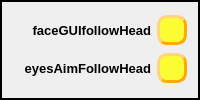
           <widget class="QFrame" name="frame_66">
            <property name="frameShape">
             <enum>QFrame::WinPanel</enum>
            </property>
            <property name="frameShadow">
             <enum>QFrame::Plain</enum>
            </property>
            <layout class="QGridLayout" name="gridLayout_72">
             <item row="0" column="0">
              <widget class="QLabel" name="label_37">
               <property name="font">
                <font>
                 <pointsize>10</pointsize>
                 <weight>75</weight>
                 <bold>true</bold>
                </font>
               </property>
               <property name="text">
                <string>faceGUIfollowHead</string>
               </property>
               <property name="alignment">
                <set>Qt::AlignRight|Qt::AlignTrailing|Qt::AlignVCenter</set>
               </property>
              </widget>
             </item>
             <item row="0" column="1">
              <widget class="QPushButton" name="CTRL_faceGUIfollowHead">
               <property name="minimumSize">
                <size>
                 <width>30</width>
                 <height>30</height>
                </size>
               </property>
               <property name="maximumSize">
                <size>
                 <width>30</width>
                 <height>30</height>
                </size>
               </property>
               <property name="styleSheet">
                <string notr="true">QPushButton{
background-color: rgba(255, 255, 0, 200);
border-style: outset;
border-width: 3px;
border-radius: 10px;
border-color: rgb(255, 170, 0);
}
QPushButton:hover{
background-color:rgba(0,0,200,60); 
color: black;}
QPushButton:checked{
background-color: rgba(0,255, 0 ,200);
border-style: inset; }

</string>
               </property>
               <property name="text">
                <string/>
               </property>
              </widget>
             </item>
             <item row="1" column="0">
              <widget class="QLabel" name="label_38">
               <property name="font">
                <font>
                 <pointsize>10</pointsize>
                 <weight>75</weight>
                 <bold>true</bold>
                </font>
               </property>
               <property name="text">
                <string>eyesAimFollowHead</string>
               </property>
               <property name="alignment">
                <set>Qt::AlignRight|Qt::AlignTrailing|Qt::AlignVCenter</set>
               </property>
              </widget>
             </item>
             <item row="1" column="1">
              <widget class="QPushButton" name="CTRL_eyesAimFollowHead">
               <property name="minimumSize">
                <size>
                 <width>30</width>
                 <height>30</height>
                </size>
               </property>
               <property name="maximumSize">
                <size>
                 <width>30</width>
                 <height>30</height>
                </size>
               </property>
               <property name="styleSheet">
                <string notr="true">QPushButton{
background-color: rgba(255, 255, 0, 200);
border-style: outset;
border-width: 3px;
border-radius: 10px;
border-color: rgb(255, 170, 0);
}
QPushButton:hover{
background-color:rgba(0,0,200,60); 
color: black;}
QPushButton:checked{
background-color: rgba(0,255, 0 ,200);
border-style: inset; }

</string>
               </property>
               <property name="text">
                <string/>
               </property>
              </widget>
             </item>
            </layout>
           </widget>
